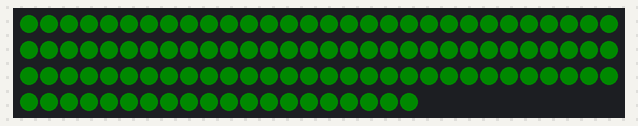
This sketch was run on a simulated Arduino Uno, built with avr-gcc and run on an emulated ATmega328P. On the bench: 110 RGB LEDs in strip order, left to right, continuing on the next row. Dim RGB values are drawn brighter than linear; what the sketch prints to the serial monitor is not drawn.

Above: at 0.1 s.
At 3.1 s:
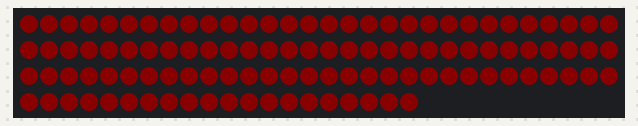
At 6.1 s:
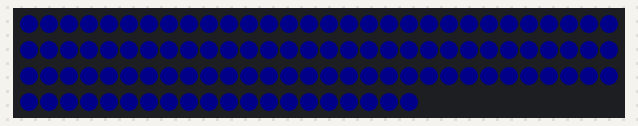
At 9.1 s:
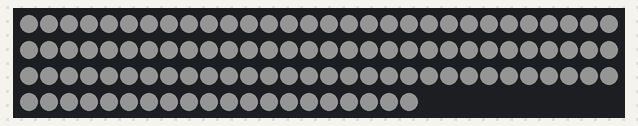

The sketch:

BoardTester.ino
```cpp
#include <NeoPixelBus.h>

const uint16_t PixelCount = 110;

// make sure to set this to the correct pins
const uint8_t DotDataPin = 2;

#define colorSaturation 10
#define lightness 20
#define wait 3000

NeoPixelBus<NeoRgbwFeature, NeoAvrSk6812Method> strip(PixelCount, DotDataPin);

RgbColor black(0);

// colours for SK6812 are defined as G, R, B, W
RgbwColor pureGreen(colorSaturation, 0, 0, 0);
RgbwColor pureRed(0, colorSaturation, 0, 0);
RgbwColor pureBlue(0, 0, colorSaturation, 0);
RgbwColor green(colorSaturation, 0, 0, lightness);
RgbwColor cyan(colorSaturation, 0, colorSaturation, lightness);
RgbwColor red(0, colorSaturation, 0, lightness);
RgbwColor violet(0, colorSaturation, colorSaturation, lightness);
RgbwColor blue(0, 0, colorSaturation, lightness);
RgbwColor yellow(colorSaturation, colorSaturation, 0, lightness);
RgbwColor white(colorSaturation, colorSaturation, colorSaturation, lightness);
RgbwColor pureWhite(colorSaturation, colorSaturation, colorSaturation, 0);

RgbwColor pureLight(0, 0, 0, lightness);

RgbwColor colors[] = {
        pureRed, pureGreen, pureBlue, pureLight
};

void setup()
{
    Serial.begin(115200);
    while (!Serial); // wait for serial attach

    Serial.println();
    Serial.println("Initializing...");
    Serial.flush();

    // this resets all the neopixels to an off state
    strip.Begin();
    strip.ClearTo(black);
    strip.Show();

    Serial.println();
    Serial.println("Running...");
}

void loop()
{
    Serial.println("Sequence start...");

    // set the colors,
    for (auto &color : colors) {
        for (int i = 0; i < PixelCount; i++) {
            strip.SetPixelColor(i, color);
        }

        strip.Show();

        delay(wait);
    }
}
```

Measured:
- by itself, everything shown: repeats every 12.0 s, in 4 steps
- what the display in image 1 shows lasts 3.0 s, from 3.0 s to 6.0 s
